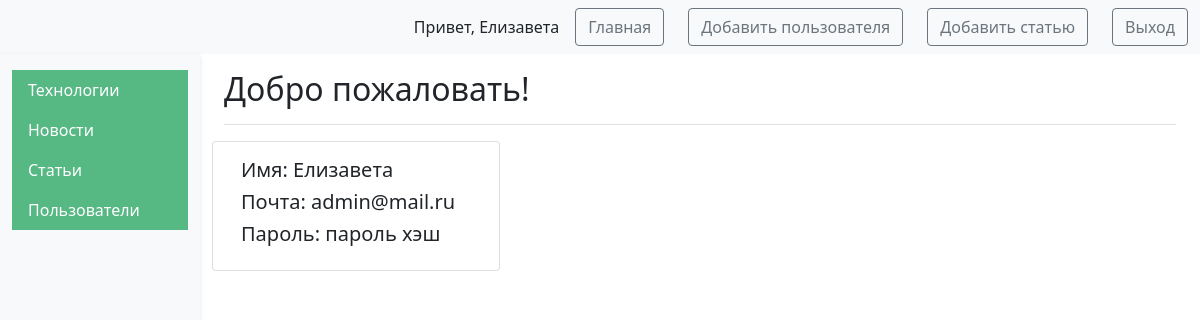
The app's page /get_all_users (signed in), older data.
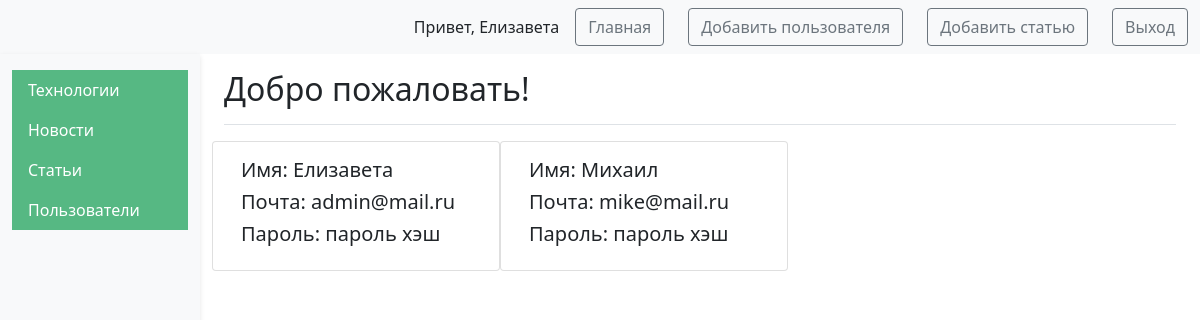
The same page, newer data.
### tables this page shows
CREATE TABLE users (
    id INTEGER PRIMARY KEY AUTOINCREMENT,
    name TEXT NOT NULL,
    email TEXT NOT NULL,
    psw TEXT NOT NULL,
    is_admin INTEGER NOT NULL
);

### app.py (the view)
@app.route("/get_all_users")
@login_required
def get_all_users():
    res = dbase.getAllUsers()
    return render_template(
        'all_users.html',
        data=res,
        user_name=current_user.get_name(),
        is_admin=int(current_user.get_admin())
    )

### DataBase.py (called while the page is built)
    def getUser(self, user_id):
        try:
            self.__cur.execute(
                f"SELECT * FROM users WHERE id = {user_id} LIMIT 1")
            res = self.__cur.fetchone()
            if not res:
                print("Пользователь не найден")
                return False
            return res
        except sqlite3.Error as e:
            print("Ошибка получения из БД "+str(e))
        return False

    def getAllUsers(self):
        try:
            self.__cur.execute(f"SELECT * FROM users")
            res = self.__cur.fetchall()
            print(res)
            if res:
                blocks_list = [dict(ix) for ix in res]
                print(blocks_list)
                return blocks_list
        except sqlite3.Error as e:
            print("Ошибка получения данных из БД "+str(e))
        return False

### UserLogin.py (called while the page is built)
    def fromDB(self, user_id, db):
        self.__user = db.getUser(user_id)
        return self

    def get_name(self):
        return str(self.__user['name'])

    def get_admin(self):
        return str(self.__user['is_admin'])

### app.py (called while the page is built)
@app.before_request
def before_request():
    global dbase
    db = get_db()
    dbase = DataBase(db)

### templates/all_users.html (shortened to what this page needs)
<!DOCTYPE html>
<html lang="en">
<head>
	<link href="https://cdn.jsdelivr.net/npm/bootstrap@5.1.3/dist/css/bootstrap.min.css" rel="stylesheet">
</head>
<body>
<nav class="navbar navbar-expand-lg navbar-light bg-light">
	<div class="container-fluid">
		<div class="d-flex align-items-center">
			<span class="me-3">Привет, {{user_name}}</span>
            <a href="{{ url_for('index') }}" class="btn btn-outline-secondary me-4">Главная</a>
			{% if is_admin == 1 %}
				<a class="btn btn-outline-secondary me-4" href="{{url_for('register')}}">Добавить пользователя</a>
			{% endif %}
			<a class="btn btn-outline-secondary me-4" href="{{url_for('addPost')}}">Добавить статью</a>
			<a href="{{ url_for('logout') }}" class="btn btn-outline-secondary">Выход</a>
		</div>
	</div>
</nav>
<div class="container-fluid">
	<div class="row">
		{% if is_admin == 1 %}
			<nav id="sidebarMenu" class="col-md-3 col-lg-2 d-md-block bg-light sidebar collapse">
				<div class="position-sticky pt-3">
					<ul class="nav flex-column">
						<li class="nav-item">
							<a class="nav-link active" aria-current="page" href="{{ url_for('tech_admin') }}">
								Технологии
							</a>
							<a class="nav-link active" aria-current="page" href="{{ url_for('index') }}">
								Новости
							</a>
							<a class="nav-link active" aria-current="page" href="{{ url_for('post_admin') }}">
								Статьи
							</a>
                            <a class="nav-link active" aria-current="page" href="{{ url_for('get_all_users') }}">
								Пользователи
							</a>
						</li>
					</ul>
				</div>
			</nav>
		{% endif %}
		<main class="col-md-9 ms-sm-auto col-lg-10 px-md-4">
			<div class="d-flex justify-content-between flex-wrap flex-md-nowrap align-items-center pt-3 pb-2 mb-3 border-bottom">
				<h1 class="h2">Добро пожаловать!</h1>
			</div>
			{% if is_admin == 1 %}
            <div class="row">
                {% for user in data %}
                <div class="card" style="width: 18rem;">
                    <div class="card-body">
                        <h5 class="card-title">Имя: {{user['name']}}</h5>
                        <h5 class="card-title">Почта: {{user['email']}}</h5>
                        <h5 class="card-title">Пароль: пароль хэш</h5>
                    </div>
                </div>
                {% endfor %}
            </div>
			{% endif %}
		</main>
	</div>
</div>
</body>
</html>

Row changes from the older to the newer data that the page shows:
added users: name "Михаил", email "mike@mail.ru"
